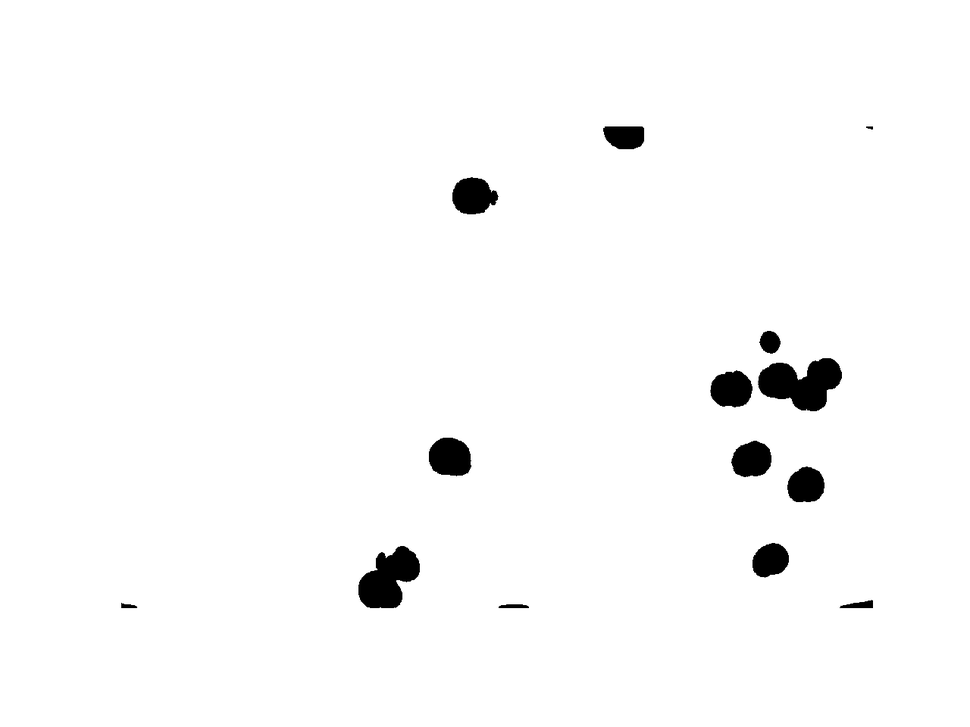
#> input picture Figures/blob_test.png, 970 x 727 px, shrunk from 1280 x 960 before the run, found by its file name
$ python gimp_shed.py
#> lines starting #> are read from the running program, lines starting #| are printed output that depends on the picture; after the words box and inside, x2 and y2 are one past the last pixel; in counts of white or black regions, pixels touching at a corner belong together
#> further down, img is the input picture: shape (727, 970, 3); min 0, max 255, mean 250
#> `_, img_bin = cv2.threshold(img_gray, 0, 255, cv2.THRESH_OTSU)`: img_bin: shape (727, 970); 98% white; 14 black regions (1 under 20 px), largest, box (x1, y1, x2, y2) and area: (758, 358, 842, 411) 2865, (358, 546, 420, 608) 2436, (429, 438, 471, 476) 1335
#> `img_bin = cv2.morphologyEx(img_bin, cv2.MORPH_OPEN, numpy.ones((3, 3),..`: img_bin: shape (727, 970); 98% white; 14 black regions (1 under 20 px), largest, box (x1, y1, x2, y2) and area: (758, 358, 842, 411) 2868, (358, 546, 420, 608) 2444, (429, 438, 471, 476) 1335
# import sys
import cv2
import numpy
from scipy.ndimage import label

def segment_on_dt(a, img):
    border = cv2.dilate(img, None, iterations=5)
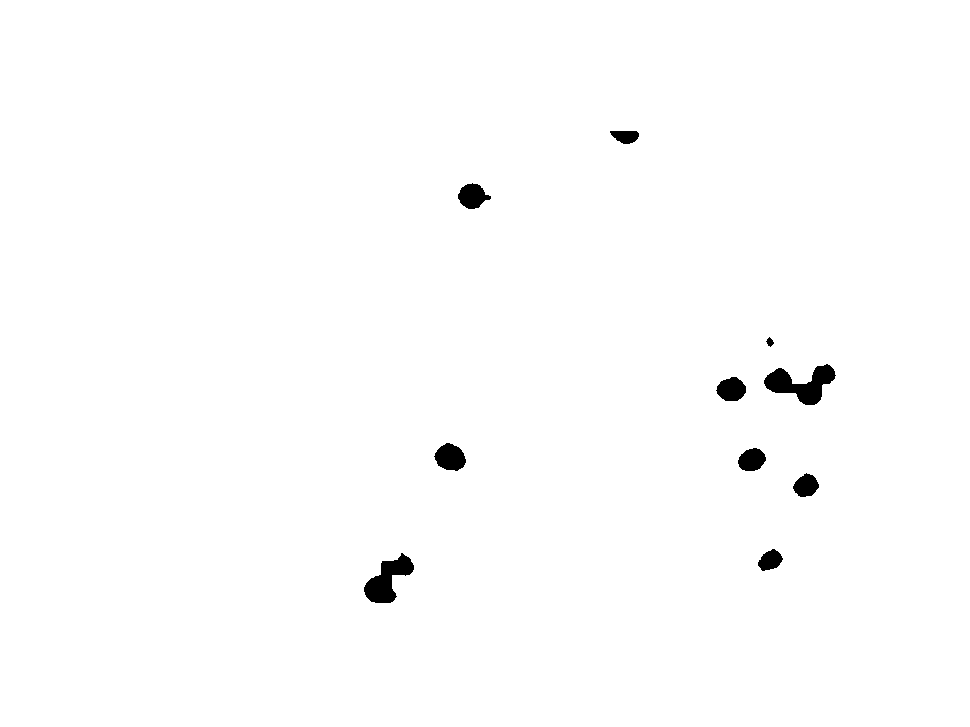
#> border: shape (727, 970); 99.1% white; 10 black regions, largest, box (x1, y1, x2, y2) and area: (764, 364, 836, 405) 1440, (364, 553, 414, 603) 1221, (434, 443, 466, 471) 635
    border = border - cv2.erode(border, None)
#> border: shape (727, 970); 0.18% white in thin lines or dots, all inside (x1, y1, x2, y2) = (363, 130, 837, 604)

    dt = cv2.distanceTransform(img, 2, 3)
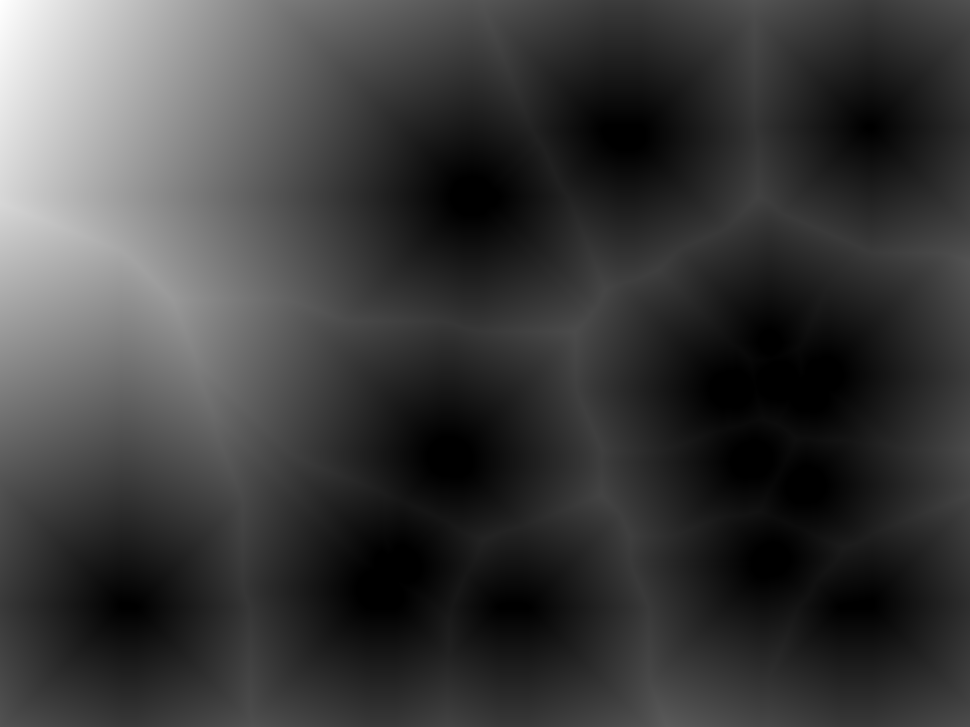
#> dt: shape (727, 970) float32; min 0, max 510.9, mean 119; drawn with min black and max white
    dt = ((dt - dt.min()) / (dt.max() - dt.min()) * 255).astype(numpy.uint8)
    _, dt = cv2.threshold(dt, 180, 255, cv2.THRESH_BINARY)
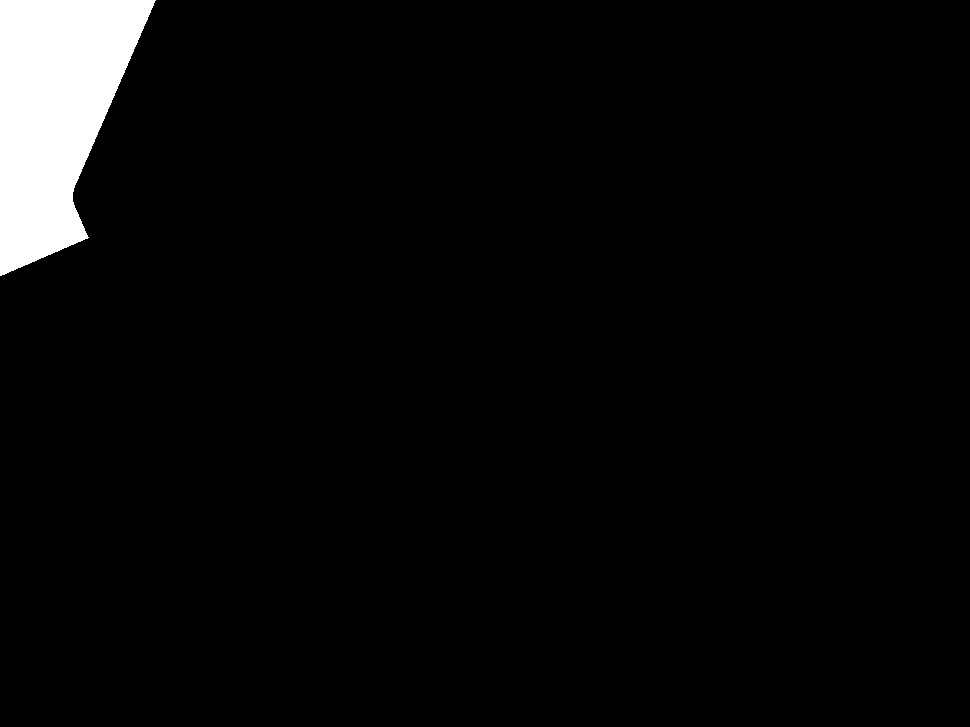
#> dt: shape (727, 970); 3.9% white; 1 white region, box (x1, y1, x2, y2) and area: (0, 0, 156, 276) 27302
    lbl, ncc = label(dt)
#> ncc = 1
    lbl = lbl * (255/ncc)
    # Completing the markers now.
    lbl[border == 255] = 255
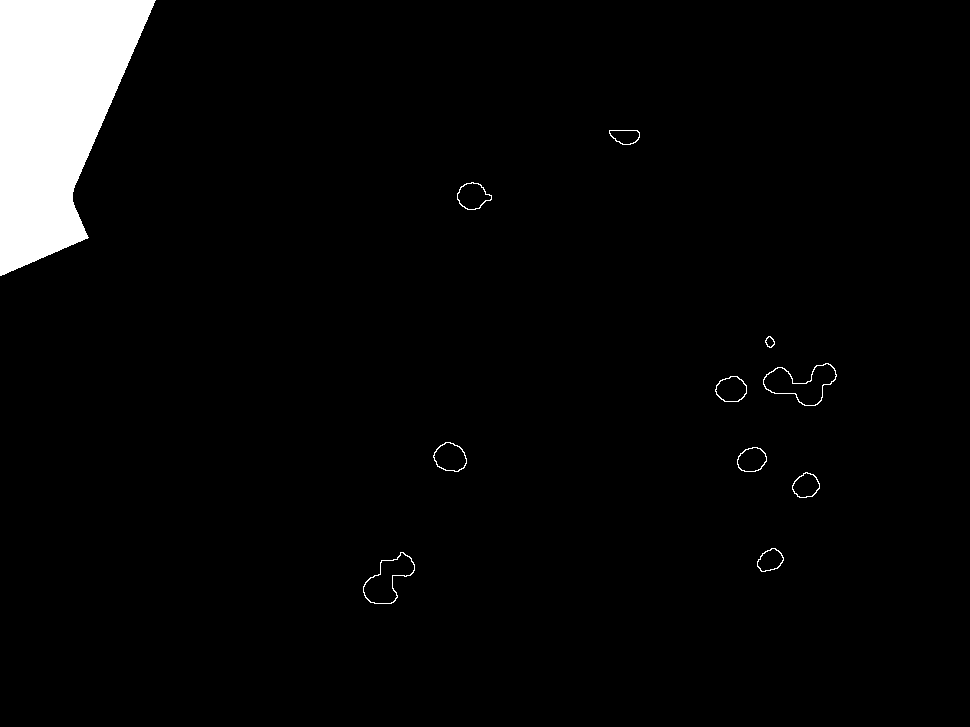
#> lbl: shape (727, 970) float64; 4.1% white; 11 white regions, largest, box (x1, y1, x2, y2) and area: (0, 0, 156, 276) 27302, (763, 363, 837, 406) 262, (363, 552, 415, 604) 216

    lbl = lbl.astype(numpy.int32)
    cv2.watershed(a, lbl)

    lbl[lbl == -1] = 0
#> lbl: shape (727, 970) int32; 99.5% white; black in thin lines or dots
    lbl = lbl.astype(numpy.uint8)
#> lbl: shape (727, 970); 99.5% white; black in thin lines or dots
    return 255 - lbl
#> returned value: shape (727, 970); 0.48% white in thin lines or dots


img = cv2.imread("Figures/blob_test.png")

# Pre-processing.
img_gray = cv2.cvtColor(img, cv2.COLOR_BGR2GRAY)
_, img_bin = cv2.threshold(img_gray, 0, 255,
        cv2.THRESH_OTSU)
img_bin = cv2.morphologyEx(img_bin, cv2.MORPH_OPEN,
        numpy.ones((3, 3), dtype=int))

result = segment_on_dt(img, img_bin)
cv2.imshow("jo.png", result)

result[result != 255] = 0
result = cv2.dilate(result, None)
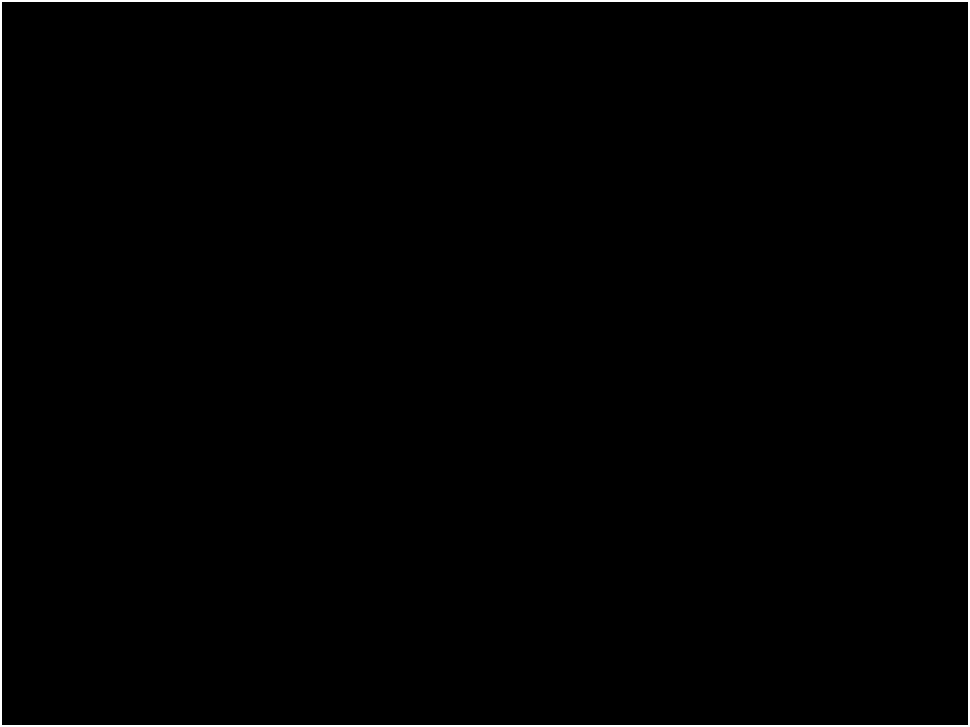
#> result: shape (727, 970); 0.96% white; 1 white region, box (x1, y1, x2, y2) and area: (0, 0, 970, 727) 6772
img[result == 255] = (0, 0, 255)
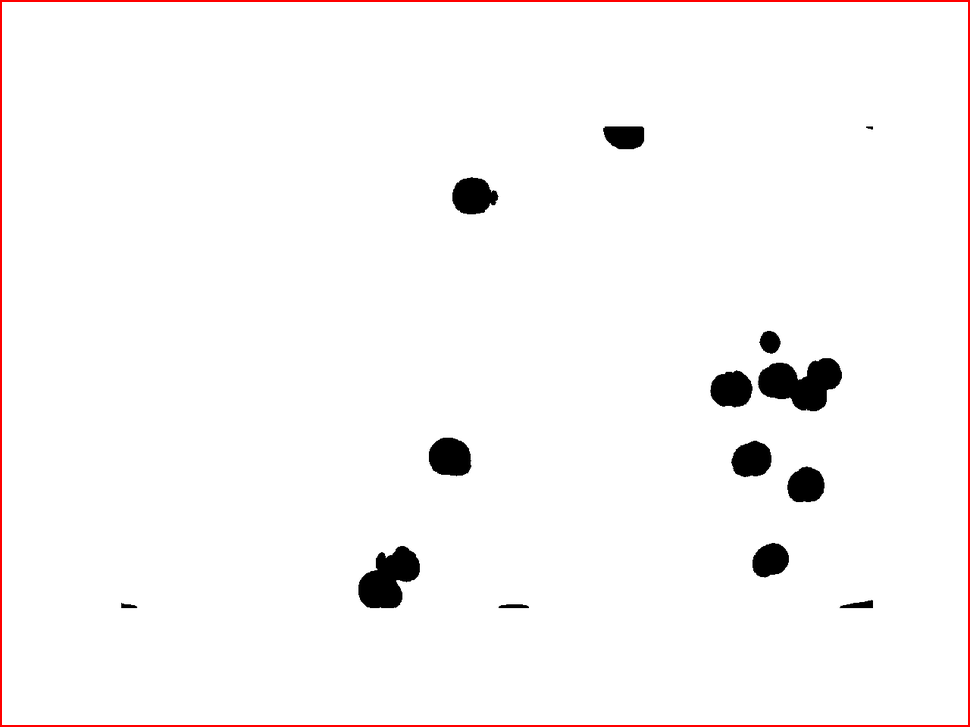
#> img: shape (727, 970, 3); 0.96% of pixels changed, all inside (x1, y1, x2, y2) = (0, 0, 970, 727)
cv2.imshow("ho.png", img)
cv2.waitKey(0)
